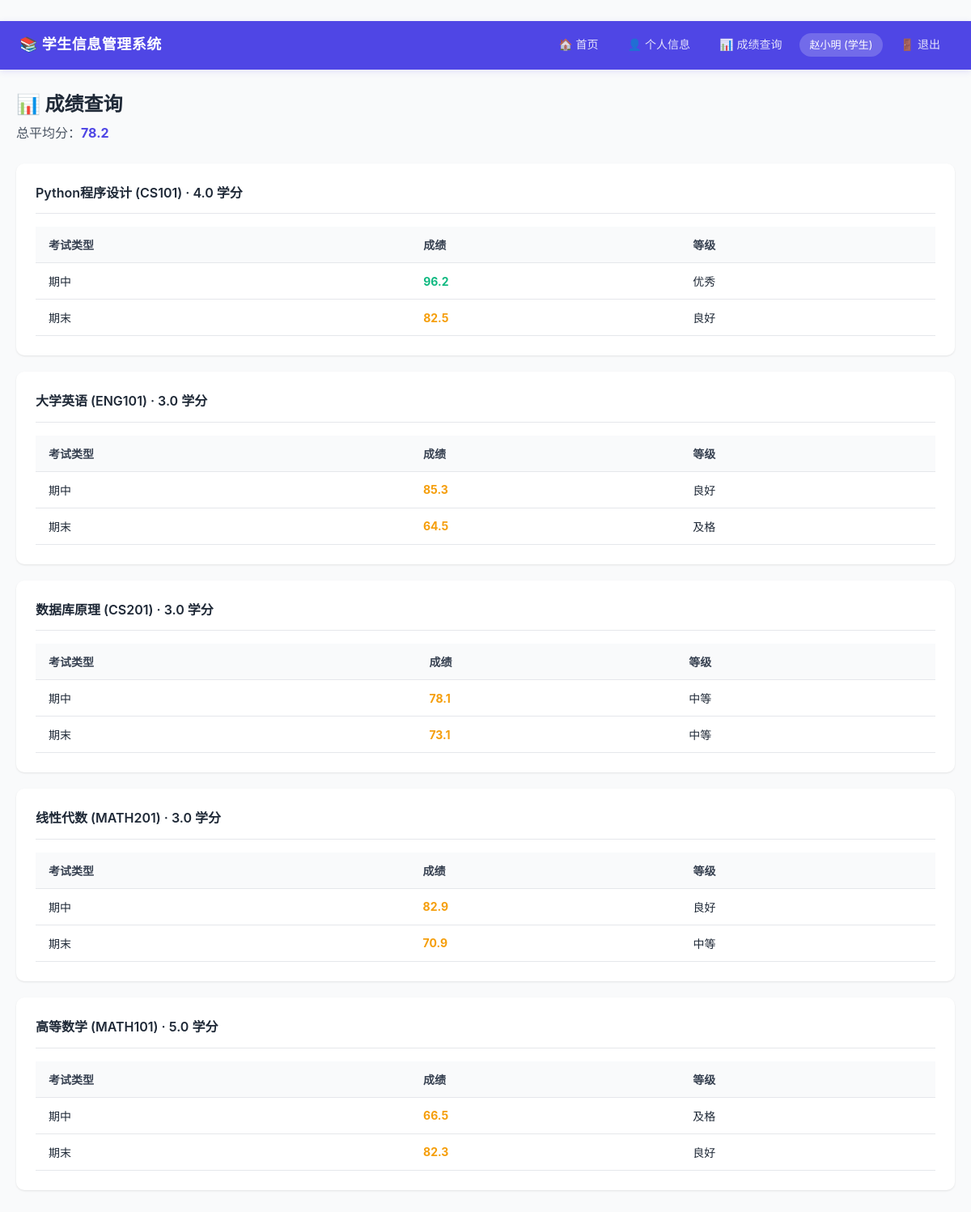
The app's page /student/grades/ (signed in) with its own data.
### core/models.py (models this page shows, shortened)
class User(AbstractUser):
    ROLE_CHOICES = (
        ("student", "学生"),
        ("teacher", "教师"),
    )
    role = models.CharField(max_length=10, choices=ROLE_CHOICES, verbose_name="角色")
    phone = models.CharField(max_length=20, blank=True, verbose_name="手机号")
    class Meta:
        verbose_name = "用户"
        verbose_name_plural = "用户"

class Course(models.Model):
    name = models.CharField(max_length=100, verbose_name="课程名称")
    code = models.CharField(max_length=20, unique=True, verbose_name="课程编号")
    credit = models.DecimalField(max_digits=3, decimal_places=1, default=2.0, verbose_name="学分")
    teacher = models.ForeignKey(
        Teacher, on_delete=models.SET_NULL, null=True, blank=True,
        related_name="courses", verbose_name="授课教师"
    )
    semester = models.CharField(max_length=20, verbose_name="学期", default="2025-2026-2")
    class Meta:
        verbose_name = "课程"
        verbose_name_plural = "课程"

class Grade(models.Model):
    student = models.ForeignKey(
        Student, on_delete=models.CASCADE, related_name="grades", verbose_name="学生"
    )
    course = models.ForeignKey(
        Course, on_delete=models.CASCADE, related_name="grades", verbose_name="课程"
    )
    score = models.DecimalField(max_digits=5, decimal_places=1, verbose_name="分数")
    exam_type = models.CharField(
        max_length=20,
        choices=(
            ("midterm", "期中"),
            ("final", "期末"),
            ("makeup", "补考"),
            ("daily", "平时"),
        ),
        default="final",
        verbose_name="考试类型",
    )
    created_at = models.DateTimeField(auto_now_add=True, verbose_name="录入时间")
    updated_at = models.DateTimeField(auto_now=True, verbose_name="更新时间")
    class Meta:
        verbose_name = "成绩"
        verbose_name_plural = "成绩"
        unique_together = ["student", "course", "exam_type"]
        ordering = ["-created_at"]

### core/views.py (the view)
# urls.py: path("student/grades/", views.student_grades, name="student_grades"),
@login_required
@student_required
def student_grades(request):
    student = get_object_or_404(Student, user=request.user)
    grades = Grade.objects.filter(student=student).select_related("course").order_by("course__name", "-exam_type")
    grouped = {}
    for g in grades:
        grouped.setdefault(g.course, []).append(g)
    total_avg = grades.aggregate(avg=Avg("score"))["avg"]
    context = {
        "grouped_grades": grouped,
        "total_avg": total_avg,
    }
    return render(request, "core/student_grades.html", context)

### core/templates/core/student_grades.html (shortened to what this page needs)
﻿{% extends "core/base.html" %}
{% block content %}
<div class="page-header">
    <h1>📊 成绩查询</h1>
    {% if total_avg %}
    <p>总平均分：<strong style="color:var(--primary);">{{ total_avg|floatformat:1 }}</strong></p>
    {% endif %}
</div>
{% if grouped_grades %}
    {% for course, grades in grouped_grades.items %}
    <div class="card">
        <div class="card-header">{{ course.name }} ({{ course.code }}) · {{ course.credit }} 学分</div>
        <div class="table-wrap">
            <table>
                <thead>
                    <tr><th>考试类型</th><th>成绩</th><th>等级</th></tr>
                </thead>
                <tbody>
                    {% for g in grades %}
                    <tr>
                        <td>{{ g.get_exam_type_display }}</td>
                        <td>
                            <span class="{% if g.score >= 90 %}score-high{% elif g.score >= 60 %}score-mid{% else %}score-low{% endif %}">
                                {{ g.score }}
                            </span>
                        </td>
                        <td>
                            {% if g.score >= 90 %}优秀{% elif g.score >= 80 %}良好{% elif g.score >= 70 %}中等{% elif g.score >= 60 %}及格{% else %}不及格{% endif %}
                        </td>
                    </tr>
                    {% endfor %}
                </tbody>
            </table>
        </div>
    </div>
    {% endfor %}
{% else %}
    <div class="card"><p style="color:var(--gray-600);">暂无成绩记录</p></div>
{% endif %}
{% endblock %}

### core/templates/core/base.html (shortened to what this page needs)
﻿<!DOCTYPE html>
<html lang="zh-CN">
<head>
    {% load static %}
    <link rel="stylesheet" href="{% static 'css/style.css' %}">
</head>
<body>
    {% if user.is_authenticated %}
    <nav class="navbar">
        <a href="/" class="brand" style="color:#fff;text-decoration:none;">📚 学生信息管理系统</a>
        <div class="nav-links">
            {% if user.role == "student" %}
                <a href="{% url 'student_dashboard' %}">🏠 首页</a>
                <a href="{% url 'student_info' %}">👤 个人信息</a>
                <a href="{% url 'student_grades' %}">📊 成绩查询</a>
            {% elif user.role == "teacher" %}
                <a href="{% url 'teacher_dashboard' %}">🏠 首页</a>
                <a href="{% url 'student_list' %}">👥 学生管理</a>
                <a href="{% url 'grade_list' %}">📝 成绩管理</a>
                <a href="{% url 'statistics' %}">📈 统计分析</a>
            {% endif %}
            <span class="user-badge">{{ user.first_name|default:user.username }} ({{ user.get_role_display }})</span>
            <a href="{% url 'logout' %}">🚪 退出</a>
        </div>
    </nav>
    {% endif %}
    <div class="container">
        {% block content %}{% endblock %}
    </div>
</body>
</html>

### static/css/style.css (style rules this page uses)
* { margin: 0; padding: 0; box-sizing: border-box; }
body { font-family: -apple-system, BlinkMacSystemFont, "Segoe UI", Roboto, "Noto Sans SC", sans-serif; background: var(--gray-50); color: var(--gray-800); line-height: 1.6; min-height: 100vh; }
.navbar { background: var(--primary); color: #fff; padding: 0 24px; height: 60px; display: flex; align-items: center; justify-content: space-between; box-shadow: 0 2px 8px rgba(79,70,229,0.15); }
.navbar .brand { font-size: 18px; font-weight: 700; letter-spacing: 0.5px; }
.navbar .nav-links { display: flex; gap: 8px; align-items: center; }
.navbar .nav-links a { color: rgba(255,255,255,0.85); text-decoration: none; padding: 6px 14px; border-radius: 6px; font-size: 14px; transition: all 0.2s; }
.navbar .nav-links .user-badge { background: rgba(255,255,255,0.2); padding: 4px 12px; border-radius: 20px; font-size: 13px; }
.container { max-width: 1200px; margin: 0 auto; padding: 24px 20px; }
.page-header { margin-bottom: 24px; }
.page-header h1 { font-size: 24px; font-weight: 700; color: var(--gray-800); }
.page-header p { color: var(--gray-600); margin-top: 4px; }
.card { background: #fff; border-radius: var(--radius); box-shadow: 0 1px 3px rgba(0,0,0,0.06), 0 1px 2px rgba(0,0,0,0.04); padding: 24px; margin-bottom: 20px; }
.card-header { font-size: 16px; font-weight: 600; margin-bottom: 16px; padding-bottom: 12px; border-bottom: 1px solid var(--gray-200); }
.table-wrap { overflow-x: auto; }
table { width: 100%; border-collapse: collapse; font-size: 14px; }
table th, table td { padding: 12px 16px; text-align: left; border-bottom: 1px solid var(--gray-200); }
table th { background: var(--gray-50); font-weight: 600; color: var(--gray-700); white-space: nowrap; }
.score-high { color: var(--success); font-weight: 700; }
.score-mid { color: var(--warning); font-weight: 700; }

### records on screen
User: first_name "赵小明", role "学生"
Course: name "Python程序设计", code "CS101", credit "4.0"
Grade: exam_type "期中", score "96.2", shows "优秀"
Grade: exam_type "期末", score "82.5", shows "良好"
Course: name "大学英语", code "ENG101", credit "3.0"
Grade: exam_type "期中", score "85.3", shows "良好"
Grade: exam_type "期末", score "64.5", shows "及格"
Course: name "数据库原理", code "CS201", credit "3.0"
Grade: exam_type "期中", score "78.1", shows "中等"
Grade: exam_type "期末", score "73.1", shows "中等"
Course: name "线性代数", code "MATH201", credit "3.0"
Grade: exam_type "期中", score "82.9", shows "良好"
Grade: exam_type "期末", score "70.9", shows "中等"
Course: name "高等数学", code "MATH101", credit "5.0"
Grade: exam_type "期中", score "66.5", shows "及格"
Grade: exam_type "期末", score "82.3", shows "良好"

### other values on screen
{{ total_avg|floatformat:1 }} "78.2"
